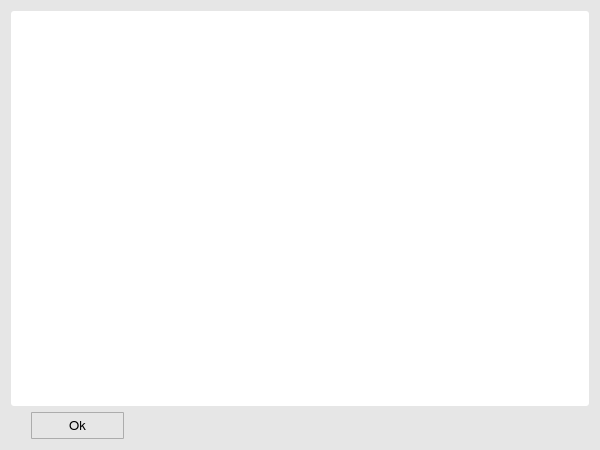
<?xml version="1.0" encoding="UTF-8"?>
<ui version="4.0">
 <class>Changelog</class>
 <widget class="QWidget" name="Changelog">
  <property name="geometry">
   <rect>
    <x>0</x>
    <y>0</y>
    <width>600</width>
    <height>450</height>
   </rect>
  </property>
  <property name="font">
   <font>
    <family>FreeSans</family>
    <pointsize>10</pointsize>
    <weight>50</weight>
    <bold>false</bold>
    <stylestrategy>PreferAntialias</stylestrategy>
    <kerning>true</kerning>
   </font>
  </property>
  <property name="windowTitle">
   <string>Changelog</string>
  </property>
  <property name="windowIcon">
   <iconset>
    <normaloff>icons/changelog_popup_icon.svg</normaloff>icons/changelog_popup_icon.svg</iconset>
  </property>
  <property name="styleSheet">
   <string notr="true">QWidget {
	background-color: rgb(230,230,230);
}

QScrollBar:vertical {
  border: 1px solid white;
  background-color: rgb(240, 240, 240);
  width: 20px;
  margin: 21px 0px 21px 0px;
}

QScrollBar:horizontal {
  border: 1px solid white;
  background-color: rgb(240, 240, 240);
  height: 20px;
  margin: 0px 21px 0px 21px;
}

QScrollBar::handle:vertical {
  background-color: rgb(205, 205, 205);
  min-height: 25px;
}

QScrollBar:handle:vertical:hover {
  background-color: rgb(167, 167, 167);
}

QScrollBar::handle:horizontal {
  background-color: rgb(205, 205, 205);
  min-width: 25px;
}

QScrollBar:handle:horizontal:hover {
  background-color: rgb(167, 167, 167);
}

QScrollBar::add-line:vertical {
  border-top: 1px solid rgb(240,240,240);
  border-left: 1px solid white;
  border-right: 1px solid white;
  border-bottom: 1px solid white;
  background-color: rgb(240, 240, 240);
  height: 20px;
  subcontrol-position: bottom;
  subcontrol-origin: margin;
}

QScrollBar::add-line:vertical:hover {
  background-color: rgb(219, 219, 219);
}

QScrollBar::sub-line:vertical {
  border-top: 1px solid white;
  border-left: 1px solid white;
  border-right: 1px solid white;
  border-bottom: 1px solid rgb(240,240,240);
  background-color: rgb(240, 240, 240);
  height: 20px;
  subcontrol-position: top;
  subcontrol-origin: margin;
}

QScrollBar::sub-line:vertical:hover {
  background-color: rgb(219, 219, 219);
}

QScrollBar::up-arrow:vertical {
  image: url(icons/up_arrow_icon.svg); 
  width: 16px;
  height: 16px;
}

QScrollBar::up-arrow:vertical:pressed {
  right: -1px;
  bottom: -1px;
}

QScrollBar::down-arrow:vertical {
  image: url(icons/down_arrow_icon.svg); 
  width: 16px;
  height: 16px;
}

QScrollBar::down-arrow:vertical:pressed {
  right: -1px;
  bottom: -1px;
}

QScrollBar::add-line:horizontal {
  border-top: 1px solid white;
  border-left: 1px solid rgb(240,240,240);
  border-right: 1px solid white;
  border-bottom: 1px solid white;
  background-color: rgb(240, 240, 240);
  width: 20px;
  subcontrol-position: right;
  subcontrol-origin: margin;
}

QScrollBar::add-line:horizontal:hover {
  background-color: rgb(219, 219, 219);
}

QScrollBar::sub-line:horizontal {
  border-top: 1px solid white;
  border-left: 1px solid white;
  border-right: 1px solid rgb(240,240,240);
  border-bottom: 1px solid white;
  background-color: rgb(240, 240, 240);
  width: 20px;
  subcontrol-position: left;
  subcontrol-origin: margin;
}

QScrollBar::sub-line:horizontal:hover {
  background-color: rgb(219, 219, 219);
}

QScrollBar::left-arrow:horizontal {
  image: url(icons/left_arrow_icon.svg); 
  width: 16px;
  height: 16px;
}

QScrollBar::left-arrow:horizontal:pressed {
  right: -1px;
  bottom: -1px;
}

QScrollBar::right-arrow:horizontal {
  image: url(icons/right_arrow_icon.svg); 
  width: 16px;
  height: 16px;
}

QScrollBar::right-arrow:horizontal:pressed {
  right: -1px;
  bottom: -1px;
}</string>
  </property>
  <layout class="QGridLayout" name="gridLayout">
   <item row="0" column="0">
    <widget class="QTextBrowser" name="log_txBrower">
     <property name="font">
      <font>
       <family>FreeSans</family>
       <pointsize>9</pointsize>
       <stylestrategy>PreferAntialias</stylestrategy>
       <kerning>true</kerning>
      </font>
     </property>
     <property name="styleSheet">
      <string notr="true">QTextBrowser {
	border-radius: 3px;
	padding: 1px 4px 1px 4px;
	background: white;
	color: black;
}</string>
     </property>
     <property name="horizontalScrollBarPolicy">
      <enum>Qt::ScrollBarAlwaysOff</enum>
     </property>
     <property name="documentTitle">
      <string>Changelog</string>
     </property>
     <property name="html">
      <string>&lt;!DOCTYPE HTML PUBLIC &quot;-//W3C//DTD HTML 4.0//EN&quot; &quot;http://www.w3.org/TR/REC-html40/strict.dtd&quot;&gt;
&lt;html&gt;&lt;head&gt;&lt;meta name=&quot;qrichtext&quot; content=&quot;1&quot; /&gt;&lt;title&gt;Changelog&lt;/title&gt;&lt;style type=&quot;text/css&quot;&gt;
p, li { white-space: pre-wrap; }
&lt;/style&gt;&lt;/head&gt;&lt;body style=&quot; font-family:'FreeSans'; font-size:9pt; font-weight:400; font-style:normal;&quot;&gt;
&lt;p style=&quot;-qt-paragraph-type:empty; margin-top:0px; margin-bottom:0px; margin-left:0px; margin-right:0px; -qt-block-indent:0; text-indent:0px;&quot;&gt;&lt;br /&gt;&lt;/p&gt;&lt;/body&gt;&lt;/html&gt;</string>
     </property>
    </widget>
   </item>
   <item row="1" column="0">
    <layout class="QHBoxLayout" name="horizontalLayout">
     <item>
      <spacer name="horizontalSpacer">
       <property name="orientation">
        <enum>Qt::Horizontal</enum>
       </property>
       <property name="sizeType">
        <enum>QSizePolicy::Fixed</enum>
       </property>
       <property name="sizeHint" stdset="0">
        <size>
         <width>20</width>
         <height>20</height>
        </size>
       </property>
      </spacer>
     </item>
     <item>
      <widget class="QToolButton" name="lg_okButton">
       <property name="minimumSize">
        <size>
         <width>93</width>
         <height>27</height>
        </size>
       </property>
       <property name="maximumSize">
        <size>
         <width>93</width>
         <height>27</height>
        </size>
       </property>
       <property name="font">
        <font>
         <family>FreeSans</family>
         <pointsize>10</pointsize>
         <stylestrategy>PreferAntialias</stylestrategy>
         <kerning>true</kerning>
        </font>
       </property>
       <property name="styleSheet">
        <string notr="true">QToolButton {
    border: 1px solid #acacac;
    border-radius: 1px;
    background-color: qlineargradient(x1: 0, y1: 0, x2: 0, y2: 1, 
								stop: 0 #f0f0f0, stop: 1 #e5e5e5);
	color: black;
}

QToolButton:hover {
	border: 1px solid #7eb4ea;
    border-radius: 1px;
	background-color: qlineargradient(x1: 0, y1: 0, x2: 0, y2: 1, 
								stop: 0 #ecf4fc, stop: 1 #dcecfc);
}


QToolButton:pressed {
	border: 1px solid #579de5;
    border-radius: 1px;
    background-color: qlineargradient(x1: 0, y1: 0, x2: 0, y2: 1,
                                      stop: 0 #daecfc, stop: 1 #c4e0fc);
}</string>
       </property>
       <property name="text">
        <string>Ok</string>
       </property>
      </widget>
     </item>
     <item>
      <spacer name="horizontalSpacer_2">
       <property name="orientation">
        <enum>Qt::Horizontal</enum>
       </property>
       <property name="sizeHint" stdset="0">
        <size>
         <width>40</width>
         <height>20</height>
        </size>
       </property>
      </spacer>
     </item>
    </layout>
   </item>
  </layout>
 </widget>
 <resources/>
 <connections/>
</ui>
